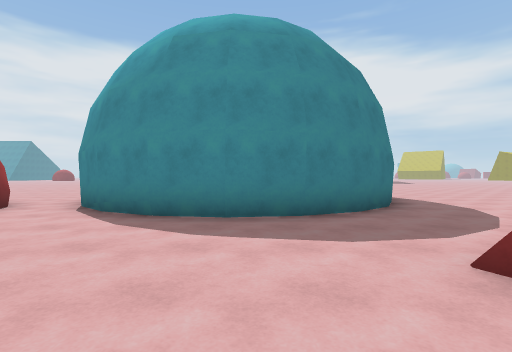
[1] (above)

17 first-person views from a walk through a scene from a Unity 3-D project. The camera is 1.3 m above the floor, looks level and sees 85° across. The floor is counted in squares, 2 m on a side. Each view is taken from the middle of a square. On the plan, view 1 faces up. The plan holds only what a view shows up to about 9 squares ahead; the rest is blank. The place goes on beyond the plan. The player is left out.

[2]
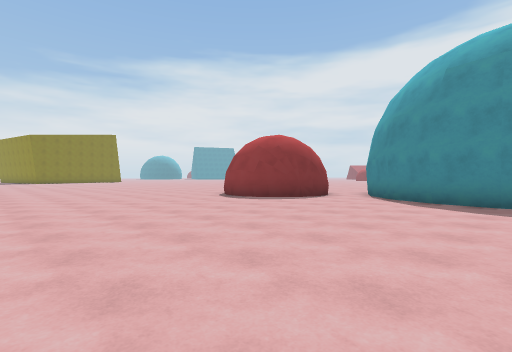

[3]
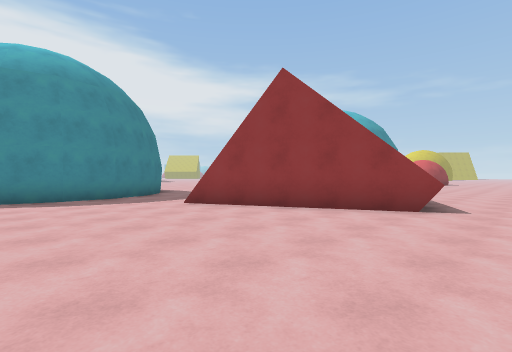

[4]
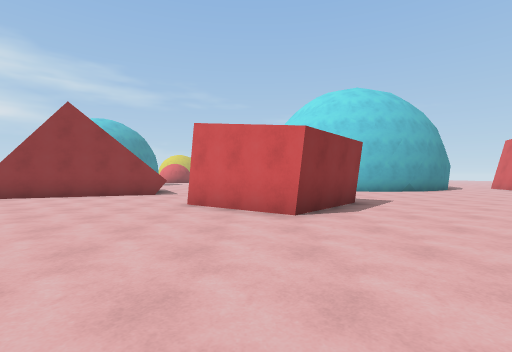

[5]
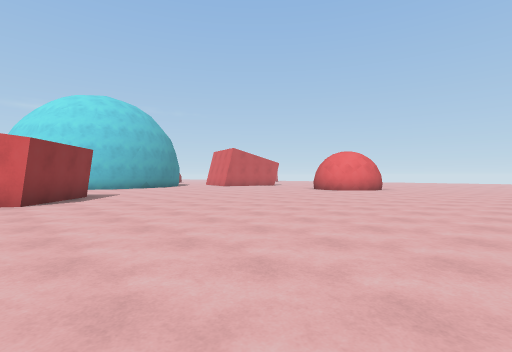

[6]
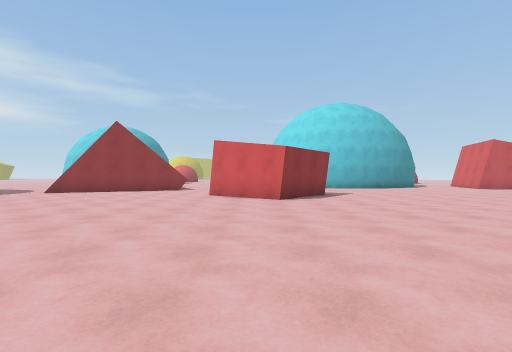

[7]
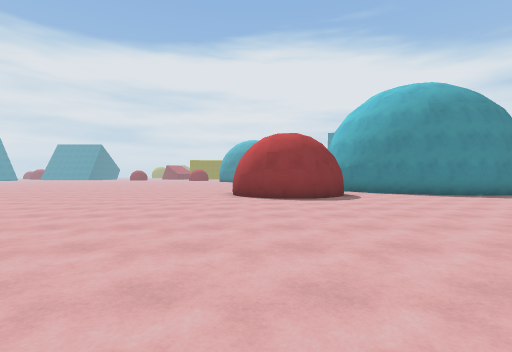

[8]
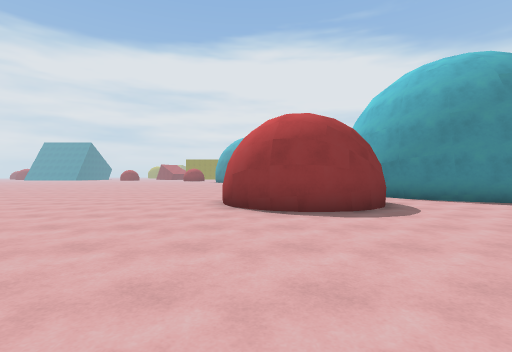

[9]
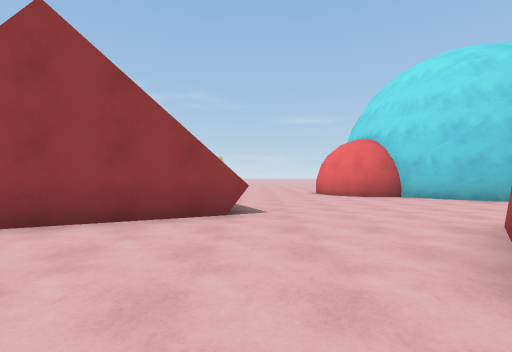

[10]
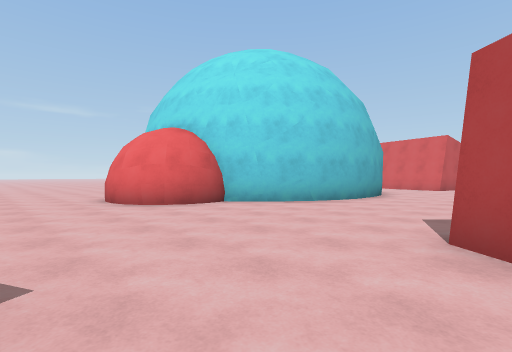

[11]
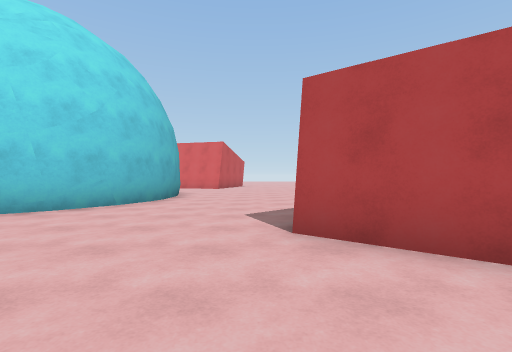

[12]
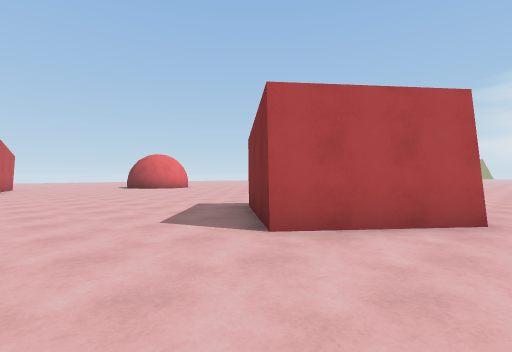

[13]
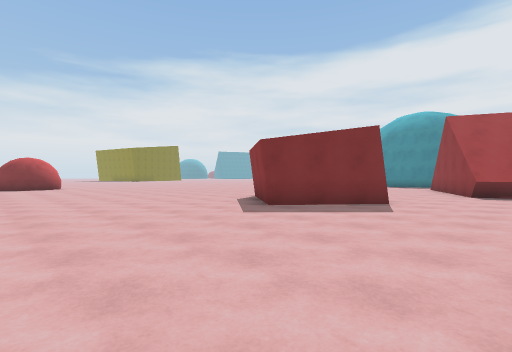

[14]
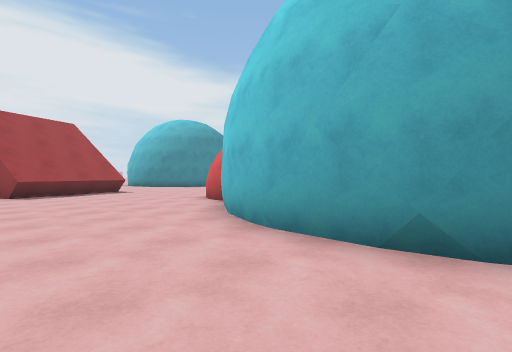

[15]
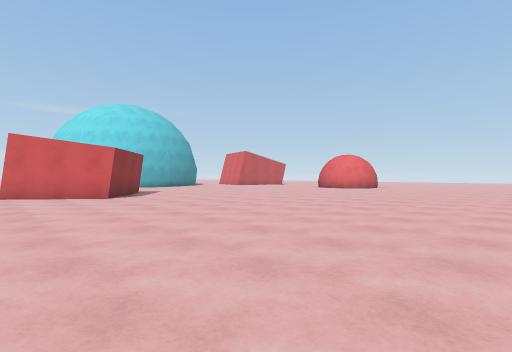

[16]
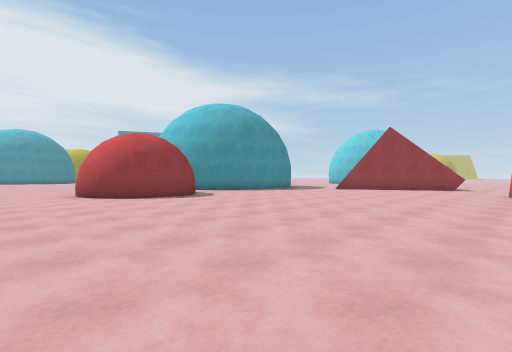

[17]
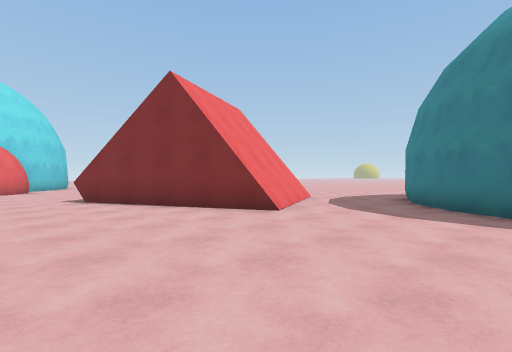

### Floor plan
Key: @ floor where view 1 was taken; # wall or solid block; . floor; = window, fence, low wall or low ledge; ^ raised ledge; T thing the floor can be seen under or through.
Columns run from 11 left of view 1 to 13 right of it. Each row starts with its distance up from view 1.
  9     ..         ....
  8     ...        ....
  7 ...  ..T      #......
  6 ...   TT#    ##......
  5 ...#  T.######.......
  4 ...####..............
  3 ....##.........##....
  2 .............#####...
  1 .............##  #...
  0 ...........@..#  #...
 -1 ..............## ##..
 -2 ...............##^...
 -3 ...............=.......
 -4 .........................
 -5 ...........##............
 -6  .........####.....###
 -7  .........####.....#
 -8  ..........##.....##
 -9  ................##
-10  ................#
-11  ................#
-12  ................#
-13  ................#

Where each view was taken, in squares from view 1:
view 1: 0 up, 0 right, facing up
view 2: 3 down, 0 right, facing up-left
view 3: 4 down, 2 left, facing up-right
view 4: 6 down, 6 left, facing right
view 5: 6 down, 9 left, facing down-right
view 6: 6 down, 9 left, facing right
view 7: 5 down, 8 left, facing up
view 8: 2 down, 8 left, facing up
view 9: 3 down, 1 left, facing right
view 10: 3 down, 2 right, facing down-right
view 11: 3 down, 3 right, facing down
view 12: 4 down, 5 right, facing down-left
view 13: 13 down, 5 right, facing up-left
view 14: 13 down, 3 right, facing up-right
view 15: 4 down, 10 left, facing down-right
view 16: 5 down, 11 left, facing up-right
view 17: 7 up, 9 right, facing down-left
